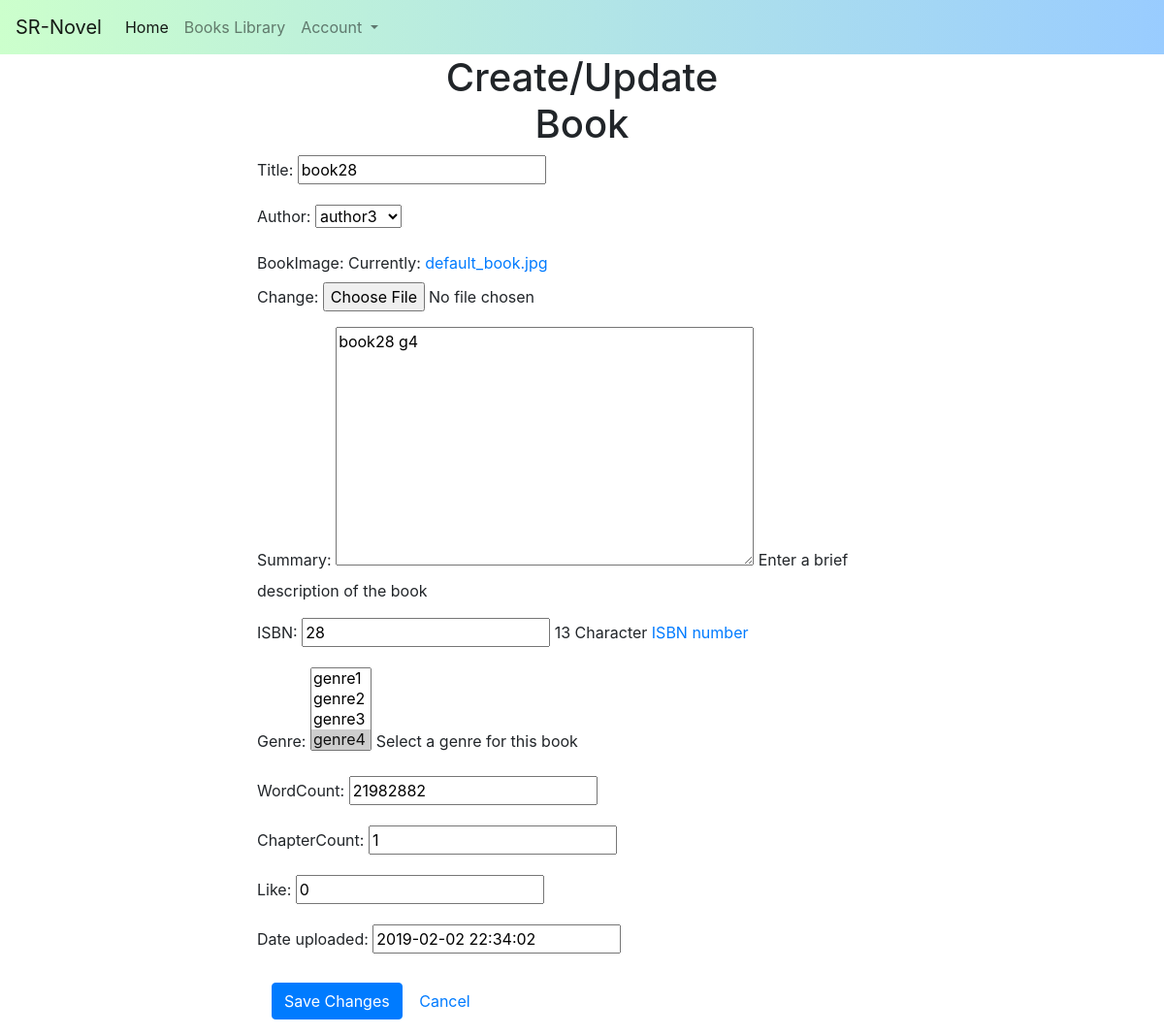
/application/books/book/50/update (signed in), run on an earlier commit of the app's database.
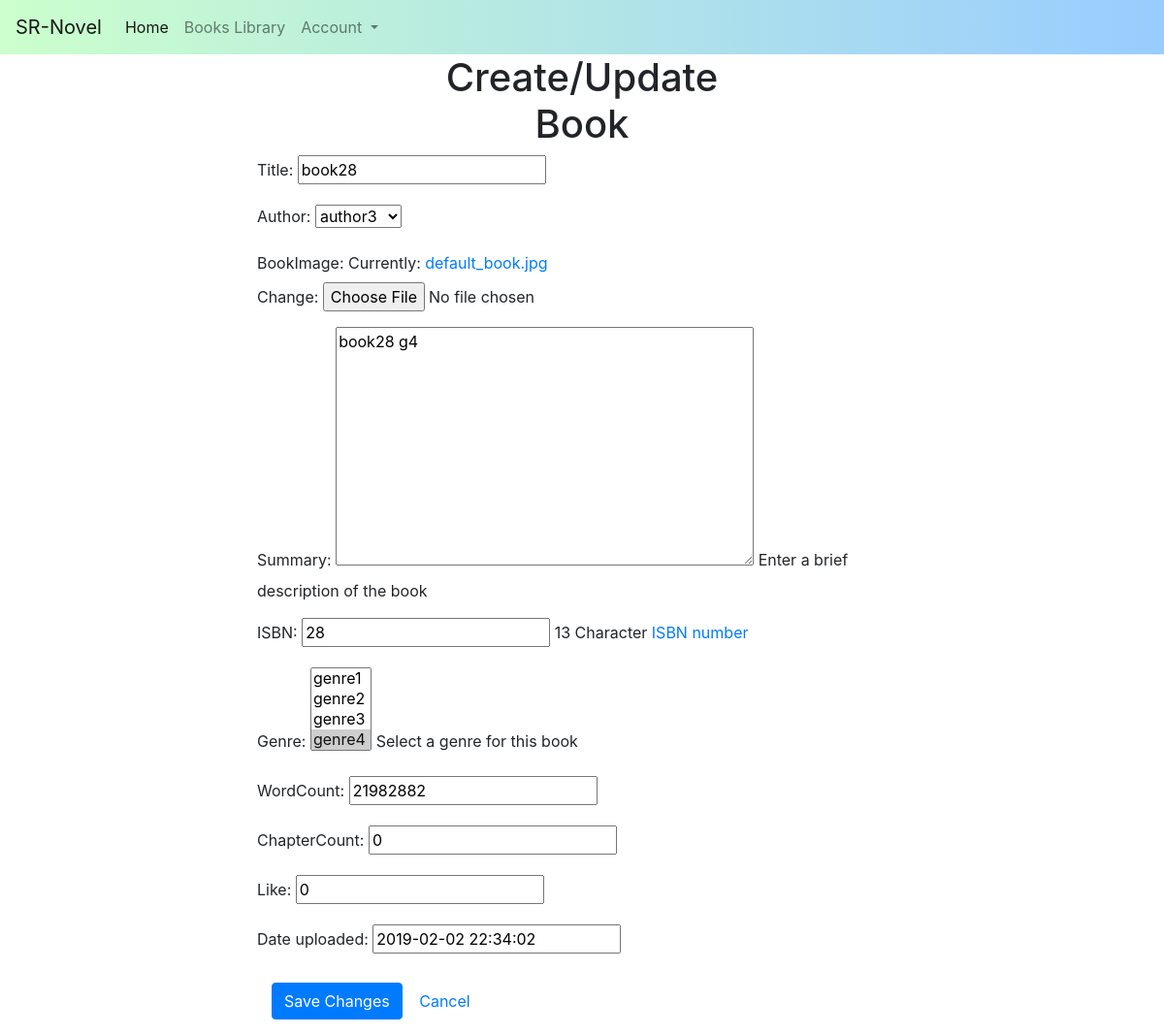
And on a later commit of the database.
### application/models.py (models this page shows, shortened)
class Book(models.Model):
    title = models.CharField(max_length=200,blank=True, null=True)
    author = models.ForeignKey('Author', on_delete=models.SET_NULL,blank=True, null=True)
    summary = models.TextField(max_length=1000, help_text='Enter a brief description of the book')
    isbn = models.CharField('ISBN', max_length=13, help_text='13 Character <a href="https://www.isbn-international.org/content/what-isbn">ISBN number</a>')
    genre = models.ManyToManyField(Genre, help_text='Select a genre for this book')
    wordCount = models.IntegerField(default=0)
    chapterCount = models.IntegerField(default=0)
    bookFile = models.FileField(blank=True, null=True)
    like = models.IntegerField(default=0)
    date_uploaded = models.DateTimeField(default = timezone.now)
    bookImage = models.FileField(default ='default_book.jpg', upload_to='book_images')
    created_author= models.ForeignKey(User,on_delete=models.SET_NULL, blank=True, null=True)
    class Meta:
        ordering = ['-wordCount']

### application/views.py (the view)
# urls.py: path('books/book/<int:pk>/update', BookUpdateView.as_view(),name='book-update'),
class BookUpdateView(LoginRequiredMixin,UserPassesTestMixin, UpdateView):
    model = Book
    fields = ['title','author', 'bookImage', 'summary', 'isbn',
            'genre', 'wordCount', 'chapterCount', 'like','date_uploaded']
    def test_func(self):
        book= self.get_object()
        if self.request.user == book.created_author:
            return True
        return False

### application/models.py (called while the page is built)
    def __str__(self):
        return '%s' % (self.name)

    def __str__(self):
        return '%s' % (self.authorName)

### application/templates/application/book_form.html (shortened to what this page needs)
{% extends "home_base.html" %}
{% load static %}
{% block css %}<link rel="stylesheet" type="text/css" href="{% static 'application/editProfile/edit_profile.css' %}" />{% endblock %}
{% block content %}
<div class="container-fluid">
  <div class="row">
    <div class="col-lg-4 col-centered">
      <h1 align="center">Create/Update Book</h1>
    </div>
  </div>
    <div class="row">
      <div class="col-lg-7 col-centered">
        <form method="post">
          {{ form.as_p }}
              <div class="form-group">
            <label class="col-md-3 control-label"></label>
            <div class="col-md-8">
              <input type="submit" class="btn btn-primary" value="Save Changes">
              <a href="{% url 'index' %}" class="btn btn-default" value="Cancel">Cancel</a>
            </div>
          </div>
        </form>
      </div>
    </div>
</div>
{% endblock %}

What changed in the data, as far as the page shows it:
changed Book "book28": chapterCount "1" → "0"
